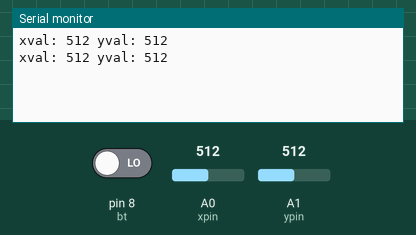
This sketch was run on a simulated Arduino Uno, built with avr-gcc and run on an emulated ATmega328P. Parts: the last lines printed to the serial monitor. The inputs (shaded band) are chosen by the test bench; at power-on: pin 8 (bt) LOW, A0 (xpin) = 512, A1 (ypin) = 512.

Above: at 1.2 s.
1.3 s: pin 8 (bt) driven HIGH
2.8 s: A0 (xpin) set to 490
At 3.2 s:
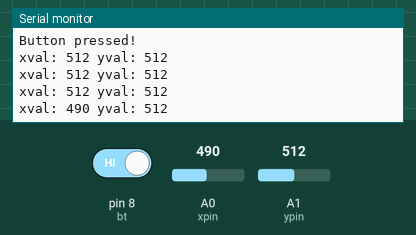
4.3 s: A1 (ypin) set to 490
At 4.7 s:
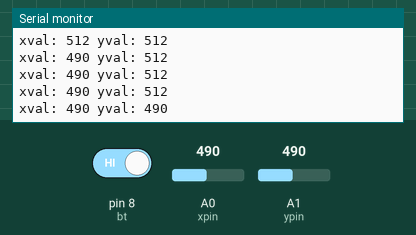
5.8 s: A0 (xpin) set to 510
At 6.2 s:
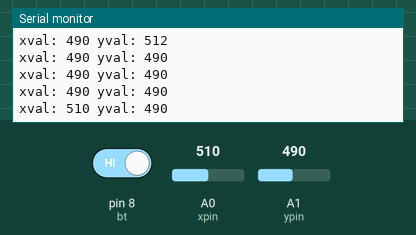
7.3 s: A1 (ypin) set to 510
At 7.7 s:
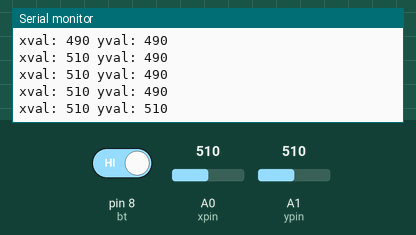
Timing chart, 0 to 9.8 s (numbered marks = the images above; inputs shaded):
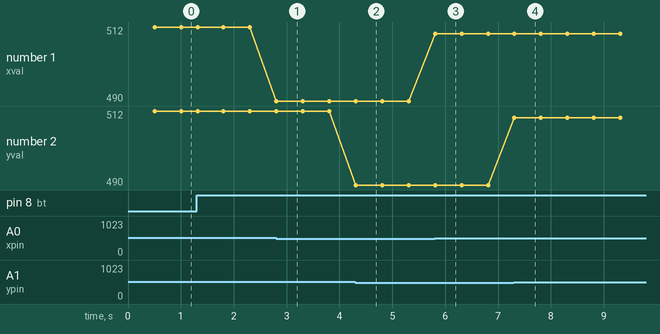

Measured:
- after the input at 2.8 s, the serial monitor: prints a new line at once (image 1)
- after the input at 4.3 s, the serial monitor: prints a new line at once (image 2)
- after the input at 5.8 s, the serial monitor: prints a new line at once (image 3)
- after the input at 7.3 s, the serial monitor: prints a new line at once (image 4)
- plotted number 1: 512 → 490 after the input at 2.8 s, 490 → 510 after the input at 5.8 s

The sketch:

joystick_debug.ino
```cpp
/**
 * Prints state of joystick every 0.5s, and any time
 * the button is pressed.
 */

const int xpin = A0;  // xdir reader
const int ypin = A1;  // ydir reader
const int bt = 8;     // button pin

int prevstate = LOW;
int state;
int xval;
int yval;

long reftime, curtime;

void setup()
{
  Serial.begin(9600);
  pinMode(bt, INPUT);
  reftime = millis();
}

void loop()
{
  // read state
  xval = analogRead(xpin);
  yval = analogRead(ypin);
  state = digitalRead(bt);
  curtime = millis();

  // button press
  if (state != prevstate && state == HIGH) {
    Serial.println("Button pressed!");
    Serial.print("xval: "); Serial.print(xval);
    Serial.print(" yval: "); Serial.println(yval);
    reftime = millis();
  }
  prevstate = state;

  // output
  if (curtime - reftime > 500) {
    Serial.print("xval: "); Serial.print(xval);
    Serial.print(" yval: "); Serial.println(yval);
    reftime = millis();
  }
}
```
